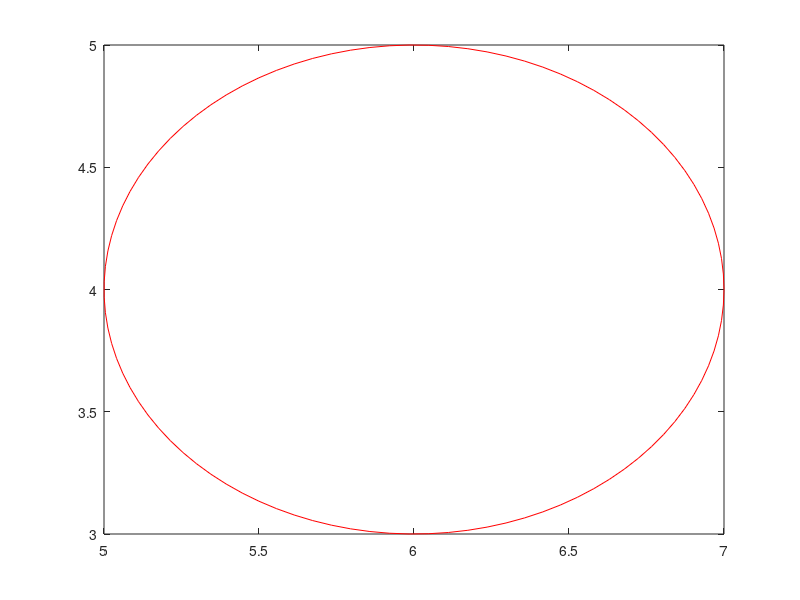

MATLAB code to generate this figure:
% cerc in coordonate polare
%x=x0+r*cos(t)
%y=y0+r*sin(t), t in [0,2*pi]

t=linspace(0,2*pi,100);
x=6+1*cos(t);
y=4+1*sin(t);
plot(x,y,'r');
